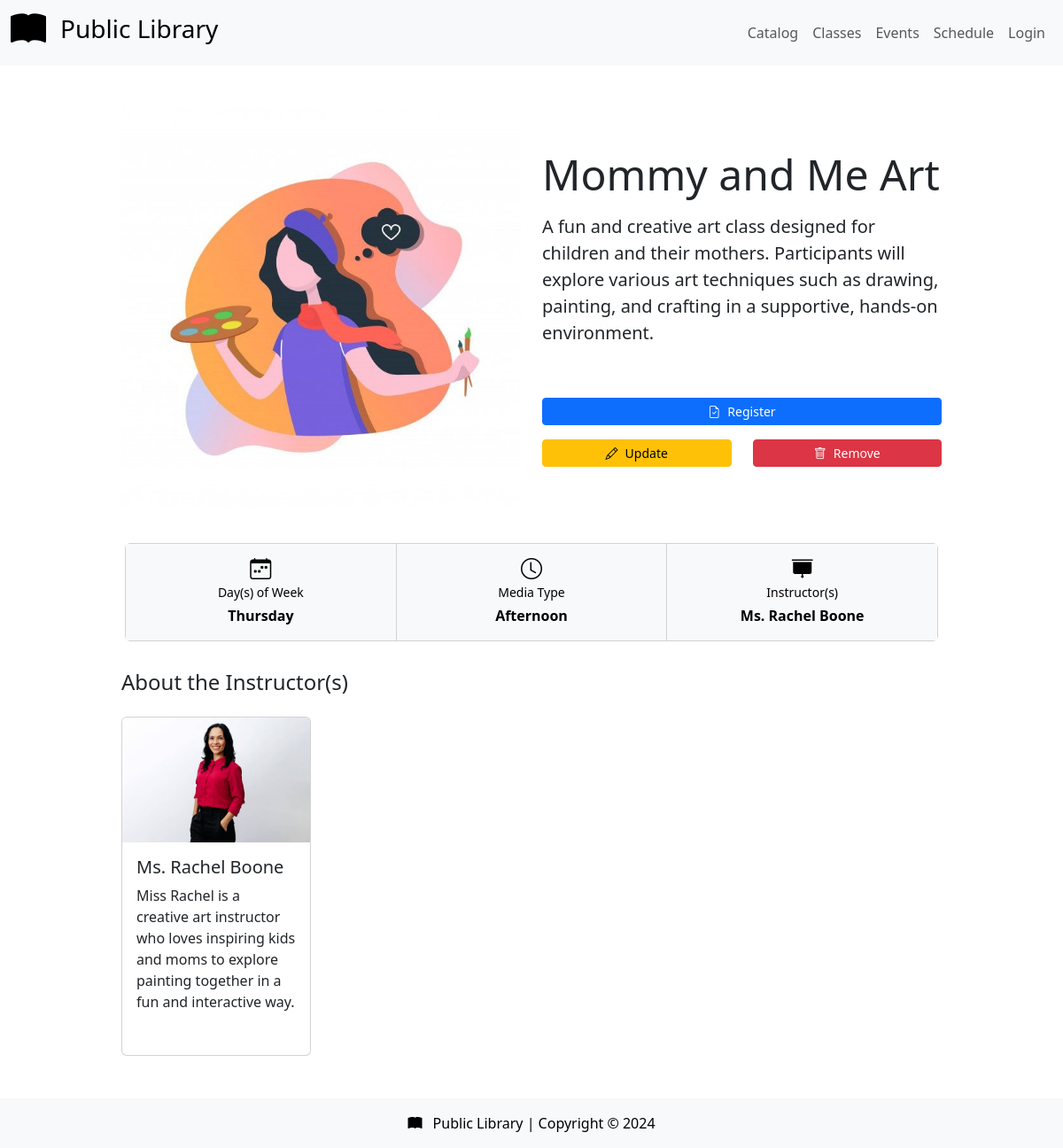
Screenshot of /views/pages/view-class.php?classId=1 with the database file from the repository.
### tables this page shows
CREATE TABLE LIB_CLASS (
    ClassID TINYINT AUTO_INCREMENT PRIMARY KEY,
    Title VARCHAR(255) NOT NULL,
    Description TEXT NOT NULL,
    DurationMins TINYINT,
    ImagePath VARCHAR(255)
);

### helpers.php (called while the page is built, shortened)
<?php
function prepSanitaryData($conn, $string) {
    $trimmed = trim($string);
    return $trimmed;
}

### views/pages/view-class.php (the view)
<?php include_once '../partials/head.php'; ?>
<?php include_once '../partials/navbar.php'; ?>
<main>
    <div class="container mt-5">
        <div class="row justify-content-center">
            <?php
                require_once '../../config/dbauth.php';
                require_once '../../helpers.php';
                $conn = connect();
                $classId = prepSanitaryData($conn, $_GET['classId']);
                $queryFramework = <<<_END
                    SELECT
                    lc.*
                    ,CONCAT('[',
                        GROUP_CONCAT(
                            DISTINCT CONCAT(
                                '{"id":', li.InstructorID,
                                ',"name":"', REPLACE(li.Name, '"', '\"'),
                                '","bio":"', REPLACE(li.Bio, '"', '\"'),
                                '","image":"', REPLACE(li.ImagePath, '"', '\"'), '"}'
                            )
                            SEPARATOR ','
                        ),
                    ']') AS `INSTRUCTORS`
                    ,CONCAT('[',
                        GROUP_CONCAT(
                            DISTINCT CONCAT('"', DATE_FORMAT(lcs.Date, '%W'), '"')
                            SEPARATOR ','
                        ),
                    ']') AS DAYS_OF_WEEK
                    ,CASE
                    WHEN TIME(lcs.Time) BETWEEN '05:00:00' AND '11:59:59' THEN 'Morning'
                    WHEN TIME(lcs.Time) BETWEEN '12:00:00' AND '16:59:59' THEN 'Afternoon'
                    WHEN TIME(lcs.Time) BETWEEN '17:00:00' AND '20:59:59' THEN 'Evening'
                    ELSE 'Night'
                    END AS TIME_OF_DAY
                    FROM LIB_CLASS lc
                    INNER JOIN LIB_CLASS_INSTRUCTOR lic ON lic.ClassID = lc.ClassID
                    INNER JOIN LIB_INSTRUCTOR li ON li.InstructorID = lic.InstructorID
                    INNER JOIN LIB_CLASS_SCHEDULE lcs ON lcs.ClassID = lc.ClassID
                    WHERE lc.ClassID = ?
                _END;
                $queryStmt = $conn->prepare($queryFramework);
                $queryStmt->bind_param("i", $classId);
                $queryStmt->execute();
                $result = $queryStmt->get_result();
                $result->data_seek(0);
                $row = $result->fetch_array(MYSQLI_ASSOC);
                $itemImg = ($row['ImagePath'] ?? 'ImageDirectory/default-image.jpg');
                $instructors = json_decode($row['INSTRUCTORS'], true);
                $instructor_names = implode(', ', array_map(fn($x) => "$x[name]",  $instructors));
                $daysofweek = implode(', ', json_decode($row['DAYS_OF_WEEK'], true));
                $item_meta = array(
                    array("caption" => "Day(s) of Week", "value" => $daysofweek, "icon" => "bi-calendar-week"),
                    array("caption" => "Media Type", "value" => $row['TIME_OF_DAY'], "icon" => "bi-clock"),
                    array("caption" => "Instructor(s)", "value" => $instructor_names, "icon" => "bi-easel3-fill")
                );
                function constructCard($instance) {
                    echo <<<_END
                    <div class="card">
                        <div class="card-body text-bg-light text-center">
                            <h4 class="mb-1"><i class="bi $instance[icon]"></i></h4>
                            <p class="small mb-1">$instance[caption]</p>
                            <p class="fw-bold mb-0">$instance[value]</p>
                        </div>
                    </div>
                    _END;
                }
                echo <<<_END
                    <div class="col-10 col-md-6 col-xl-5">
                        <img class="img-fluid" src='../../$itemImg' alt="">
                    </div>
                    <div class="col-12 col-md-6 col-xl-5 mt-3 mt-md-0 d-flex flex-column justify-content-center">
                        <div>
                            <h1 class="display-5 mb-3">$row[Title]</h1>
                            <div style="height:13rem">
                                <p class="lead text-truncate-multiline">$row[Description]</p>
                            </div>
                        </div>
                        <div class="row">
                            <div class="col-12 mb-3">
                                <a class="btn btn-sm btn-primary d-inline-flex justify-content-center align-items-center w-100" href="#">
                                    <i class="bi bi-file-earmark-check pe-2"></i>
                                    Register
                                </a>
                            </div>
                            <div class="col-6">
                                <a class="btn btn-sm btn-warning d-inline-flex justify-content-center align-items-center w-100" href="#" disabled>
                                    <i class="bi bi-pencil pe-2"></i>
                                    Update
                                </a>
                            </div>
                            <div class="col-6">
                                <a class="btn btn-sm btn-danger d-inline-flex justify-content-center align-items-center w-100" href="#" disabled>
                                    <i class="bi bi-trash pe-2"></i>
                                    Remove
                                </a>
                            </div>
                        </div>
                    </div>
                _END;
            ?>
        </div>
        <div class="row justify-content-center mt-4">
            <div class="col-12 col-md-10 p-3">
                <?php
                echo '<div class="card-group">';
                foreach(array_slice($item_meta, 0, 3) as $meta) {
                    constructCard($meta);
                }
                echo '</div>';
                ?>
            </div>
        </div>
        <div class="row justify-content-center mt-3 mb-5">
            <?php
            echo <<<_END
            <div class="col-md-10">
                <h4 class="mb-4">About the Instructor(s)</h4>
                <div class="row row-cols-2 row-cols-md-4 g-4">
            _END;
            foreach($instructors as $instructor) {
                echo <<<_END
                <div class="col">
                    <div class="card">
                        <img src="../../$instructor[image]" class="card-img-top" alt="...">
                        <div class="card-body" style="height:15rem">
                            <h5 class="card-title">$instructor[name]</h5>
                            <p class="card-text text-truncate-multiline">$instructor[bio]</p>
                            <a class="stretched-link" href="view-instructor.php?instructorId=$instructor[id]"></a>
                        </div>
                    </div>
                </div>
                _END;
            }
            echo '</div>';
            ?>
        </div>
    </div>
</main>
<?php include_once '../partials/footer.php'; ?>

### styles.css (style rules this page uses)
.text-truncate-multiline { display: -webkit-box; -webkit-box-orient: vertical; overflow: hidden; text-overflow: ellipsis; -webkit-line-clamp: 6; height: calc(1.5em * 6); }

### rows the page displays
lib_class: ImagePath (picture), Title "Mommy and Me Art", Description "A fun and creative art class designed for children and their mothers. Participants will explore various art techniques such as drawing, painting, and crafting in a supportive, hands-on environment."

### other values shown
$authLang "Login"
$instance[caption] "Day(s) of Week"
$instance[value] "Thursday"
$instance[caption] "Media Type"
$instance[value] "Afternoon"
$instance[caption] "Instructor(s)"
$instance[value] "Ms. Rachel Boone"
$instructor[name] "Ms. Rachel Boone"
$instructor[bio] "Miss Rachel is a creative art instructor who loves inspiring kids and moms to explore painting together in a fun and interactive way."
